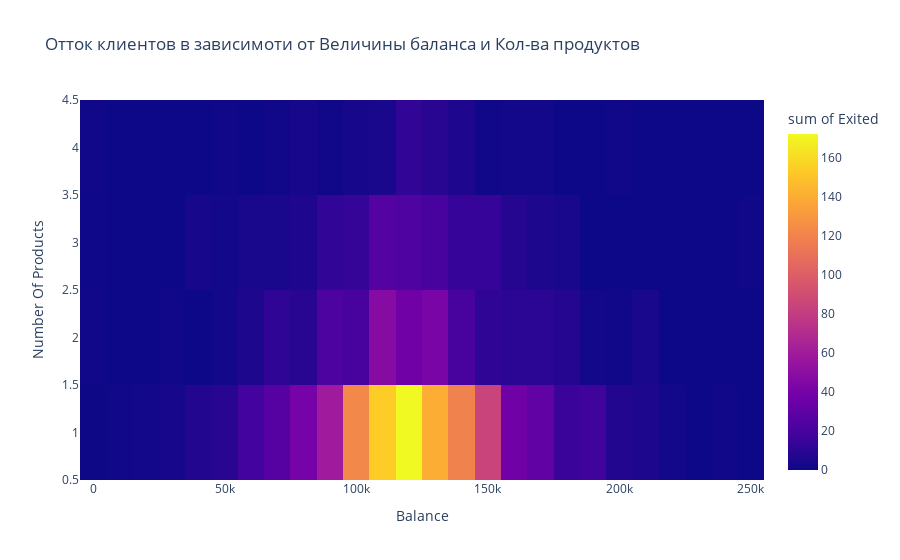

The notebook cell saved with this chart:
### Markdown cell above
Исходя из данных корреляционной матрицы, достаточно сильная связь наблюдается у показателей баланс и количество продуктов, которыми пользуется клиент. Проверим, как в совокупноости эти два фактора оказывают влияние на отток клиентов

### Code cell
churn_rate_balance_products = df.groupby(['Balance', 'NumOfProducts'])['Exited'].mean().reset_index()
fig = px.density_heatmap(churn_rate_balance_products, x='Balance', y='NumOfProducts',
                         z='Exited', title='Отток клиентов в зависимоти от Величины баланса и Кол-ва продуктов')
fig.update_layout(xaxis_title='Balance', yaxis_title='Number Of Products')
fig.show()

### Figure 1 — Plotly figure (JSON) as saved in the notebook; plotly's stock layout.template omitted (floating-point values rounded to 4 significant figures; data arrays with more than 128 entries replaced by an {"elided": "..."} marker saying what was removed)
{"data": [{"coloraxis": "coloraxis", "histfunc": "sum", "hovertemplate": "Balance=%{x}<br>NumOfProducts=%{y}<br>sum of Exited=%{z}<extra></extra>", "name": "", "type": "histogram2d", "x": {"elided": "6386 float values"}, "xaxis": "x", "xbingroup": "x", "y": {"elided": "6386 int values"}, "yaxis": "y", "ybingroup": "y", "z": {"elided": "6386 float values"}}], "layout": {"coloraxis": {"colorbar": {"title": {"text": "sum of Exited"}}, "colorscale": [[0, "#0d0887"], [0.1111, "#46039f"], [0.2222, "#7201a8"], [0.3333, "#9c179e"], [0.4444, "#bd3786"], [0.5556, "#d8576b"], [0.6667, "#ed7953"], [0.7778, "#fb9f3a"], [0.8889, "#fdca26"], [1, "#f0f921"]]}, "legend": {"tracegroupgap": 0}, "title": {"text": "Отток клиентов в зависимоти от Величины баланса и Кол-ва продуктов"}, "xaxis": {"anchor": "y", "domain": [0, 1], "title": {"text": "Balance"}}, "yaxis": {"anchor": "x", "domain": [0, 1], "title": {"text": "Number Of Products"}}}}
